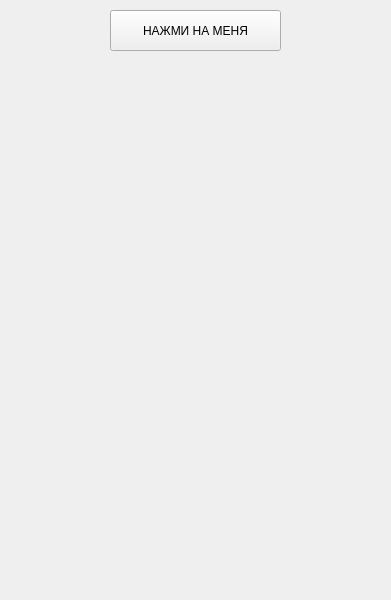
<?xml version="1.0" encoding="UTF-8"?>
<ui version="4.0">
 <class>MainWindow</class>
 <widget class="QMainWindow" name="MainWindow">
  <property name="geometry">
   <rect>
    <x>0</x>
    <y>0</y>
    <width>391</width>
    <height>600</height>
   </rect>
  </property>
  <property name="windowTitle">
   <string>YellowCircle</string>
  </property>
  <widget class="QWidget" name="centralwidget">
   <widget class="QPushButton" name="pushButton">
    <property name="geometry">
     <rect>
      <x>110</x>
      <y>10</y>
      <width>171</width>
      <height>41</height>
     </rect>
    </property>
    <property name="text">
     <string>НАЖМИ НА МЕНЯ</string>
    </property>
   </widget>
  </widget>
 </widget>
 <resources/>
 <connections/>
</ui>
